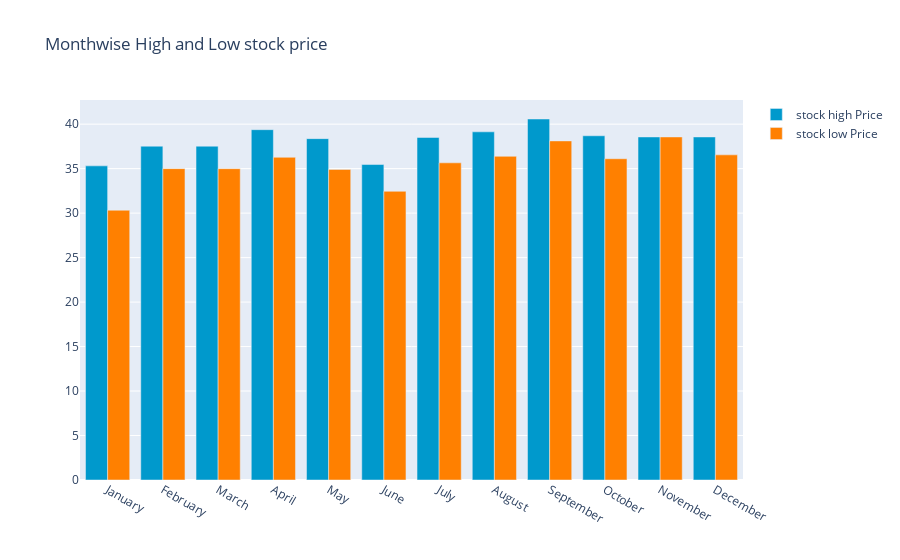

The notebook cell this image was saved under:
### Code cell
y_2019.groupby(y_2019['Date'].dt.strftime('%B'))['Low'].min()
monthvise_high = y_2019.groupby(data['Date'].dt.strftime('%B'))['High'].max()
monthvise_high = monthvise_high.reindex(new_order, axis=0)

monthvise_low = y_2019.groupby(y_2019['Date'].dt.strftime('%B'))['Low'].min()
monthvise_low = monthvise_low.reindex(new_order, axis=0)

fig = go.Figure()
fig.add_trace(go.Bar(
    x=monthvise_high.index,
    y=monthvise_high,
    name='stock high Price',
    marker_color='rgb(0, 153, 204)'
))
fig.add_trace(go.Bar(
    x=monthvise_low.index,
    y=monthvise_low,
    name='stock low Price',
    marker_color='rgb(255, 128, 0)'
))

fig.update_layout(barmode='group', 
                  title=' Monthwise High and Low stock price')
fig.show()

### Figure 1 — Plotly figure (JSON) as saved in the notebook; plotly's stock layout.template omitted (floating-point values rounded to 4 significant figures)
{"data": [{"marker": {"color": "rgb(0, 153, 204)"}, "name": "stock high Price", "type": "bar", "x": ["January", "February", "March", "April", "May", "June", "July", "August", "September", "October", "November", "December"], "y": [35.31, 37.53, 37.53, 39.38, 38.37, 35.46, 38.51, 39.14, 40.58, 38.7, 38.56, 38.56]}, {"marker": {"color": "rgb(255, 128, 0)"}, "name": "stock low Price", "type": "bar", "x": ["January", "February", "March", "April", "May", "June", "July", "August", "September", "October", "November", "December"], "y": [30.33, 35, 34.99, 36.28, 34.91, 32.45, 35.65, 36.38, 38.12, 36.11, 38.56, 36.55]}], "layout": {"barmode": "group", "title": {"text": " Monthwise High and Low stock price"}}}
